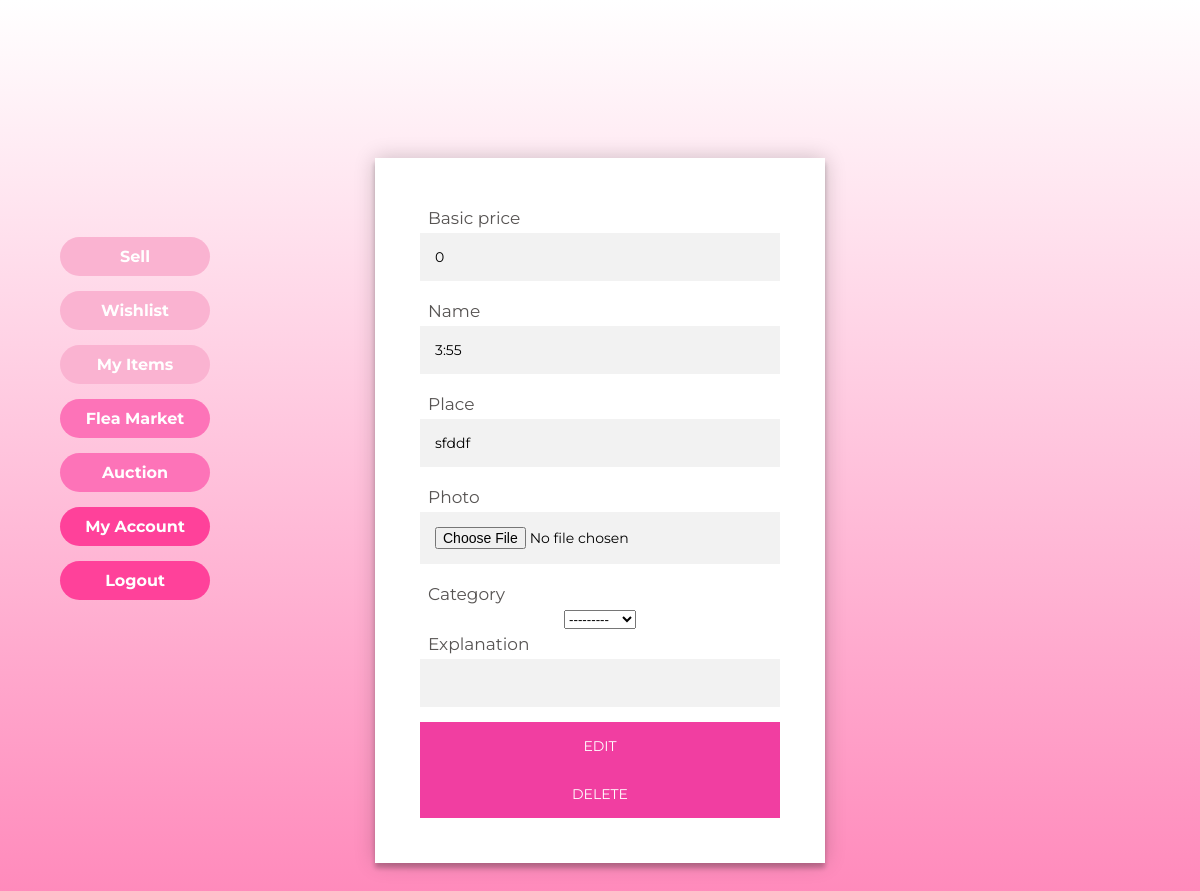
/sell/12/ (signed in), run on an earlier commit of the app's database.
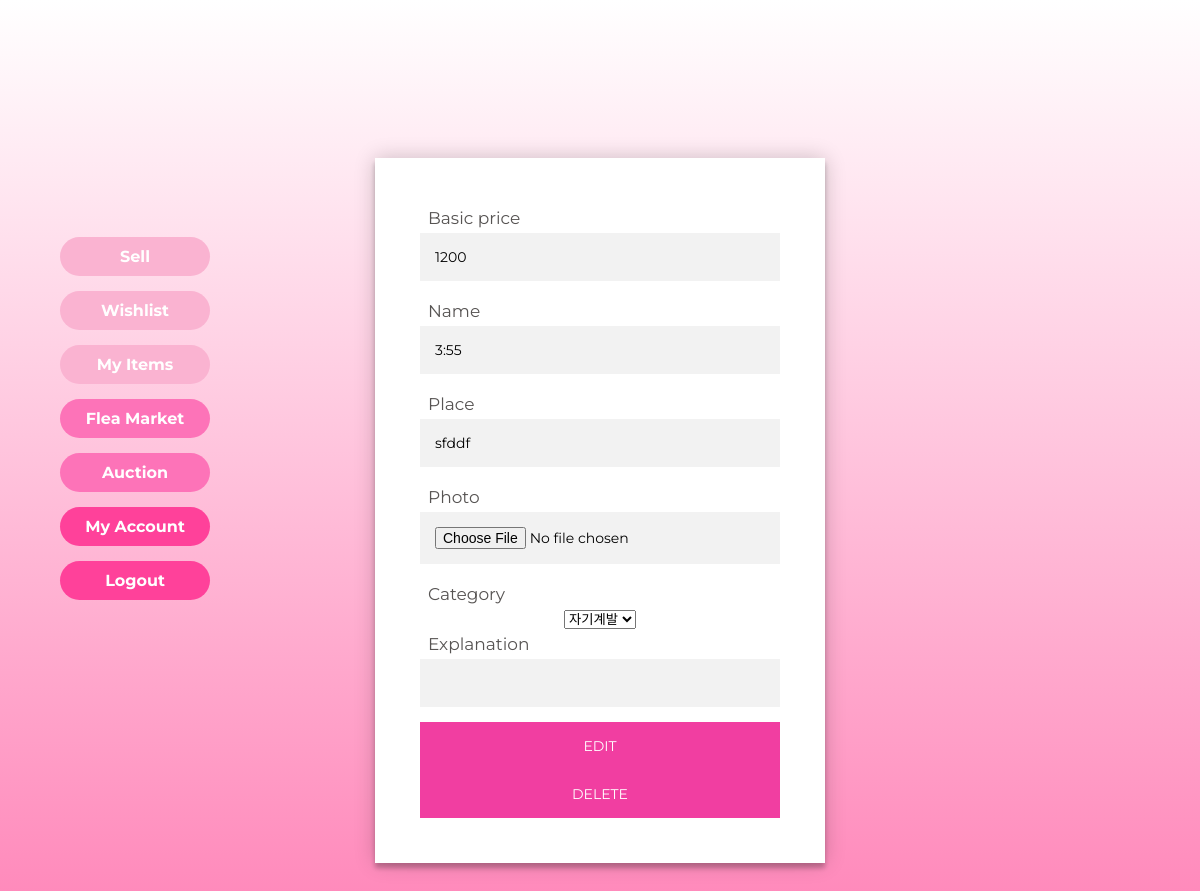
And on a later commit of the database.
### home/models.py (models this page shows)
class Product(models.Model):
	SELLTYPES = (('F', 'Flea'), ('A', 'Auction'))
	selltype = models.CharField(max_length=1, default='F', choices=SELLTYPES)
	STATUSTYPES = (('S', 'Sold'), ('E', 'Expired'), ('R', 'Running')) # 팔림, 안팔림, 현재진행형
	statustype = models.CharField(max_length=1, default='R', choices=STATUSTYPES)
	EXPIREDATE = (('3', '3 Days'), ('7', '7 days'), ('0', '30 days'))
	expirechoice = models.CharField(max_length=1, default='3', choices=EXPIREDATE)
	expire = models.DateTimeField(default=timezone.now() + timedelta(days=3))
	highest_price = models.IntegerField(default=0) # auction이더라도 천장 가격 내면 바로 살 수 있게 하자
	basic_price =  models.IntegerField(default=0) #옥션이라도 최저가 쓰게 하자
	current_price = models.IntegerField(default=0) # 마지막 가격이기도 하지
	buyer = models.ForeignKey(User, on_delete=models.SET_NULL, related_name='buyer', null=True)
	seller = models.ForeignKey(User, on_delete=models.CASCADE, related_name='seller')
	pid = models.AutoField(primary_key=True)
	name = models.CharField(max_length=300)
	place = models.CharField(max_length=300)
	photo = models.ImageField(blank=True, null=True) #https://wayhome25.github.io/django/2017/05/10/media-file/
	category = models.ForeignKey(Category, on_delete=models.SET_NULL, null=True)
	explanation = models.CharField(max_length=1000, null=True) # string field 같은 게 있었나?? 찾아보기

### home/views.py (the view, shortened to what this page needs)
# urls.py: path('sell/<pid>/', views.editProduct, name='editProduct'),
def editProduct(request, pid):
	try:
		product = Product.objects.get(pid=pid)
	except:
		return redirect('/')
	userid = request.session.get('userid', False)
	if userid == False : # 로그인 안되어있으면
		return redirect('/login')
	elif userid != product.seller.userid :
		return redirect('/')
	sell_type = str(product.selltype)
	form = None
	if product.selltype == 'F':
		form = EditForm1(initial={'basic_price':product.basic_price,
			'name':product.name, 'place':product.place, 'photo':product.photo,
			'category':product.category, 'explanation':product.explanation})
	else :
		form = EditForm2(initial={'name':product.name, 'place':product.place, 'photo':product.photo,
			'category':product.category, 'explanation':product.explanation})
	return render(request, 'home/product_registration.html', {'form':form,
		'button_type':'edit', 'sell_type':sell_type})

### home/forms.py
class EditForm1(forms.ModelForm):
    error_css_class = 'error'
    category = forms.ModelChoiceField(queryset=Category.objects.all())
    class Meta:
        model = Product
        fields = ['basic_price', 'name', 'place', 'photo', 'category', 'explanation']
    def __init__(self, *args, **kwargs):
        super(EditForm1, self).__init__(*args, **kwargs)
        self.fields['category'].required = False
        self.fields['explanation'].required = False
        self.fields['photo'].required = False
        self.fields['category'].label_from_instance = self.label_from_instance
    @staticmethod
    def label_from_instance(obj):
        return obj.name

### home/templates/home/product_registration.html (shortened to what this page needs)
{% load static %}
{% load widget_tweaks %}
<!DOCTYPE html>
<html lang="en" dir="ltr">
<head>
  <link rel="stylesheet" href="{% static 'home/style_product_registration.css' %}">
</head>
<body>
  <div class="product-page">
      <nav class="left-nav" style="font-weight: bold;position: fixed; left:20px; top:23%">
          <ul>
            <li><a class="upper" href="{% url 'sell' %}">Sell</a></li>
            <li><a class="upper" href="{% url 'wishlist' %}">Wishlist</a></li>
            <li><a class="upper" href="{% url 'myitems' %}">My Items</a></li>
            <li><a class="lower" href="{% url 'market' %}">Flea Market</a></li>
            <li><a class="lower" href="{% url 'auction' %}">Auction</a></li>
            <li><a class="lowest" href="{% url 'mypage' %}">My Account</a></li>
            <li><a class="lowest" href="{% url 'logout' %}">Logout</a></li>
          </ul>
        </nav>
    <div class="sell-page">
      <div class="form">
        <form method="POST" enctype="multipart/form-data" novalidate>
          {% for field in form.visible_fields %}
          <div class="idx">{{field.label}}</div>
          {% if field.errors %}
          {{field.errors}}
          {% render_field field id="is-invalid" %}
          {% else %}
          <div class="inf">{% render_field field id="is-valid" %}</div>
          {% endif %}
          {% endfor %}
          <button type="submit" class="btn" name="ok">{{button_type}}</button>
          {% if sell_type == "F" %}
          <button type="submit" class="btn" name="delete"> DELETE </button>
          {% endif %}
        </form>
      </div>
    </div>
  </div>
</body>
</html>

What changed in the data, as far as the page shows it:
changed Product "sfddf": basic_price "0" → "1200"; category "---------" → "자기계발"
